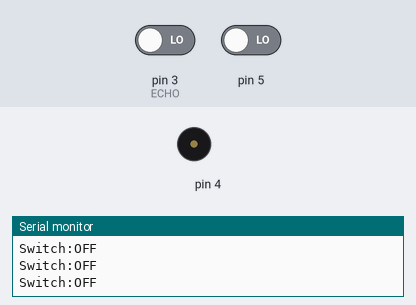
The sketch below on a simulated Arduino Uno, built with avr-gcc and run on an emulated ATmega328P. Parts: buzzer (waves = sounding), the last lines printed to the serial monitor. The inputs (shaded band) are chosen by the test bench; at power-on: pin 5 LOW, pin 3 (ECHO) LOW.

Above: at 1.2 s.
1.3 s: pin 5 driven HIGH
At 2.36 s:
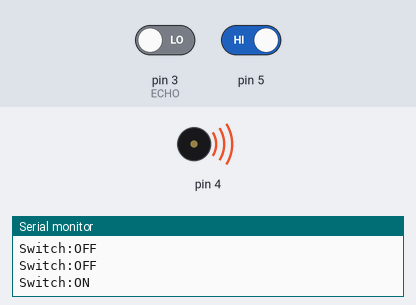
4.3 s: pin 5 driven LOW
At 4.69 s:
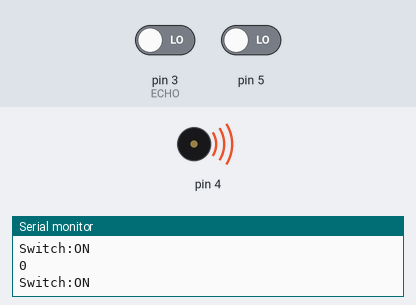
Timing chart, 0 to 7.3 s (numbered marks = the images above; inputs shaded):
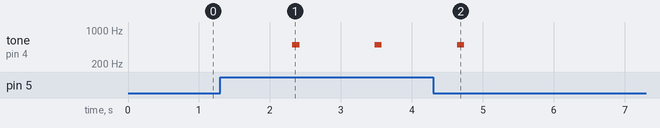

The sketch:

project2.ino
```cpp
// C++ code
//
#define unit_Coversion 58 // 초음파 센서의 값 in를 cm단위로 변환하는 값
#define Three_M 300
#define One_M 100
#define TRIG 2
#define ECHO 3
#define SPEAKER 4
#define SWITCH 5

int P[]={TRIG,ECHO,SPEAKER,SWITCH};
int *p=P;
int distance;
void Sound_Output(int x,int Hz,int nDelay)
{
  tone(x,Hz);
  delay(100);
  noTone(x);
  delay(nDelay);
}

void setup()
{
  Serial.begin(9600);
  pinMode(*p,OUTPUT);
  pinMode(*(p+1),INPUT);
  pinMode(*(p+2),OUTPUT);
  pinMode(*(p+3),INPUT);
}

void loop()
{
  digitalWrite(*(p+1),LOW);
  delay(2);
  digitalWrite(*(p+1),HIGH);
  delay(10);
  digitalWrite(*(p+1),LOW);
  int readValue = digitalRead(*(p+3));
  if(readValue == HIGH)
  {
    Serial.print("Switch:ON\n");
    distance = pulseIn(*(p+1),HIGH)/unit_Coversion;
    if(distance <= Three_M)
    {
     if(distance <= One_M)
     {
      distance = distance/10;
      Sound_Output(*(p+2),500,distance);
     }
     else
     {
      Sound_Output(*(p+2),500,distance);
     }
     Serial.println(distance);
    }
  }else Serial.print("Switch:OFF\n");
  delay(50);
}
```

Measured:
- after the input at 1.3 s, tone on pin 4: alternates 500 Hz for 0.10 s and silent for 1.1 s, starting after 1.0 s
- after the input at 4.3 s, tone on pin 4: goes on until 4.7 s, then stays silent
